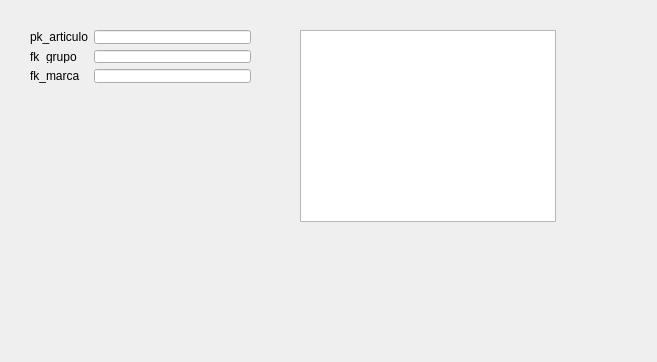
<?xml version="1.0" encoding="UTF-8"?>
<ui version="4.0">
 <class>Generado</class>
 <widget class="QWidget" name="Generado">
  <property name="geometry">
   <rect>
    <x>0</x>
    <y>0</y>
    <width>657</width>
    <height>362</height>
   </rect>
  </property>
  <property name="windowTitle">
   <string>SearchForm</string>
  </property>
  <widget class="QWidget" name="gridLayoutWidget">
   <property name="geometry">
    <rect>
     <x>30</x>
     <y>30</y>
     <width>221</width>
     <height>53</height>
    </rect>
   </property>
   <layout class="QGridLayout" name="gridLayout">
<item row="1" column ="0">
<widget class="QLabel" name="l_pk_articulo">
<property name="text">
<string>pk_articulo</string>
</property>
</widget>
</item>
<item row="1" column="1">
<widget class="LineEdit" name="le_pk_articulo"/>
</item>
<item row="2" column ="0">
<widget class="QLabel" name="l_fk_grupo">
<property name="text">
<string>fk_grupo</string>
</property>
</widget>
</item>
<item row="2" column="1">
<widget class="LineEdit" name="le_fk_grupo"/>
</item>
<item row="3" column ="0">
<widget class="QLabel" name="l_fk_marca">
<property name="text">
<string>fk_marca</string>
</property>
</widget>
</item>
<item row="3" column="1">
<widget class="LineEdit" name="le_fk_marca"/>
</item>
  </layout>
  </widget>
  <widget class="QTableView" name="tableView">
   <property name="geometry">
    <rect>
     <x>300</x>
     <y>30</y>
     <width>256</width>
     <height>192</height>
    </rect>
   </property>
  </widget>
 </widget>
 <customwidgets>
  <customwidget>
   <class>LineEdit</class>
   <extends>QLineEdit</extends>
   <header>lineedit.h</header>
  </customwidget>
 </customwidgets>
 <resources/>
 <connections/>
</ui>
